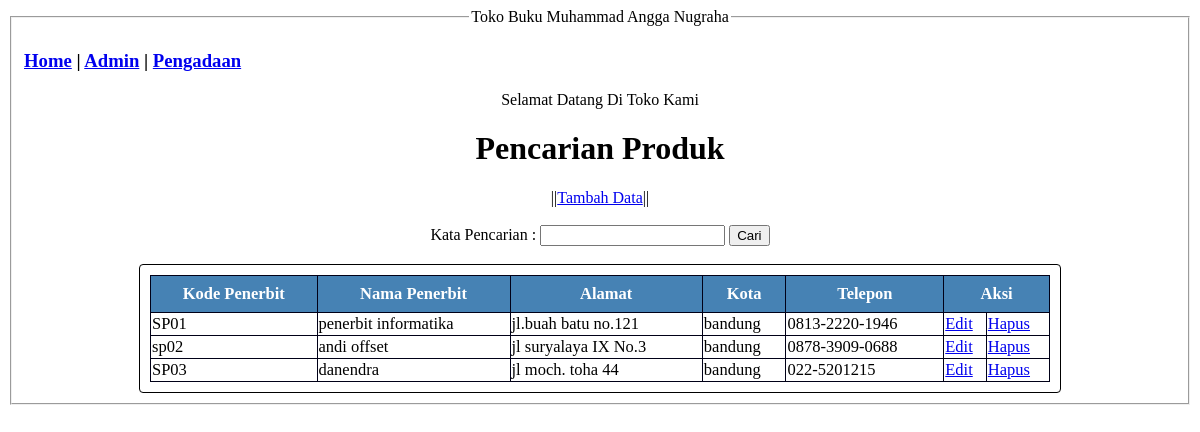
/Pengadaan.php, run on the app's committed database.
### tables this page shows
CREATE TABLE `tb_penerbit` (
  `id_penerbit` varchar(10) NOT NULL,
  `nama_penerbit` varchar(20) NOT NULL,
  `alamat` varchar(50) NOT NULL,
  `kota` varchar(10) NOT NULL,
  `telepon` varchar(20) NOT NULL
);

### Pengadaan.php (the view, shortened to what this page needs)
<!DOCTYPE html>
<html lang="en">
<head>
    <link rel="stylesheet" href="style.css">
</head>
<body>
    <fieldset >
        <legend align="center">Toko Buku Muhammad Angga Nugraha</legend>
        <h3>
            <a href="index.php">Home</a> |
            <a href="admin.php">Admin</a> |
            <a href="Pengadaan.php">Pengadaan</a>
        </h3>
        <legend align="center">Selamat Datang Di Toko Kami</legend>
        <center><h1>Pencarian Produk</h1></center>
        <center>||<a href="tambah_penerbit.html">Tambah Data</a>||</center>
        <br>
        <form method="GET" action="index.php" style="text-align: center;">
        <label>Kata Pencarian : </label>
        <input type="text" name="kata_cari" value="<?php if(isset($_GET['kata_cari'])) { echo
        $_GET['kata_cari']; } ?>" />
        <button type="submit">Cari</button>
        </form>
<br>
<div class="table_keren">
    <table class="table_home">
        <thead>
        <tr>
        <th>Kode Penerbit</th>
        <th>Nama Penerbit</th>
        <th>Alamat</th>
        <th>Kota</th>
        <th>Telepon</th>
        <th colspan="2">Aksi</th>
        </tr>
        </thead>
    <?php
    include 'koneksi.php';
    if(isset($_GET['kata_cari'])) {
    $kata_cari = $_GET['kata_cari'];
    $query = "SELECT * FROM tb_penerbit WHERE id_penerbit like '%".$kata_cari."%' OR
    nama_penerbit like '%".$kata_cari."%' ORDER BY id_penerbit ASC";
    } else {
    $query = "SELECT * FROM tb_penerbit ORDER BY id_penerbit ASC";
    }
    $result = mysqli_query($koneksi, $query);
    while ($row = mysqli_fetch_assoc($result)) {
        ?>
        <tr>
            <td><?php echo $row['id_penerbit']; ?></td>
            <td><?php echo $row['nama_penerbit']; ?></td>
            <td><?php echo $row['alamat']; ?></td>
            <td><?php echo $row['kota']; ?></td>
            <td><?php echo $row['telepon']; ?></td>
            <td><a href="edit_penerbit.php?id_penerbit=<?php echo $row['id_penerbit']; ?>">Edit</a></td>
            <td><a href="delete_penerbit.php?id_penerbit=<?php echo $row['id_penerbit']; ?>" onclick="return confirm('Apakah Anda Yakin Ingin Menghapus?')">Hapus</a></td>
        </tr>
        <?php
        }
        ?>
        </table>
    </fieldset>
</body>
</html>

### style.css (style rules this page uses)
.table_keren { max-width: 900px; border: 1px solid black; padding: 10px; overflow: auto; margin: auto; border-radius: 4px; }
.table_home { width: 100%; font-size: 16.5px; border-collapse: collapse; }
table thead { background-color: steelblue; color: white; }
table thead th { padding: 8px; }
table th, table td { border: 1px solid #000017; }

### data on the page
tb_penerbit: id_penerbit "SP01", nama_penerbit "penerbit informatika", alamat "jl.buah batu no.121", kota "bandung", telepon "0813-2220-1946"
tb_penerbit: id_penerbit "sp02", nama_penerbit "andi offset", alamat "jl suryalaya IX No.3", kota "bandung", telepon "0878-3909-0688"
tb_penerbit: id_penerbit "SP03", nama_penerbit "danendra", alamat "jl moch. toha 44", kota "bandung", telepon "022-5201215"
